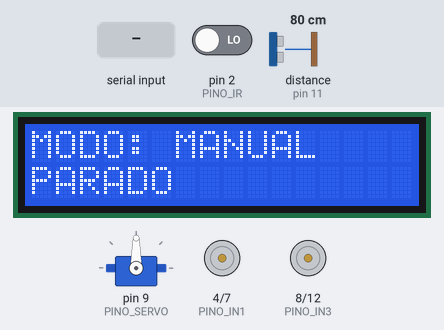
A sketch run on a simulated Arduino Uno, built with avr-gcc and run on an emulated ATmega328P. Shown: servo, 16×2 character LCD, motor-driver pin pairs drawn as motors (green arrow = first pin HIGH = forward, orange = second pin HIGH = backward, longer = more drive, scaled by the enable pin). Inputs (shaded band) come from the test bench; at power-on: pin 2 (PINO_IR) LOW, distance to the obstacle (sensor on pin 11) 80 cm. The echo pulse lasts 58.3 µs per cm.

Above: at 2.2 s.
2.3 s: "A\n" received over the second serial link
At 3.87 s:
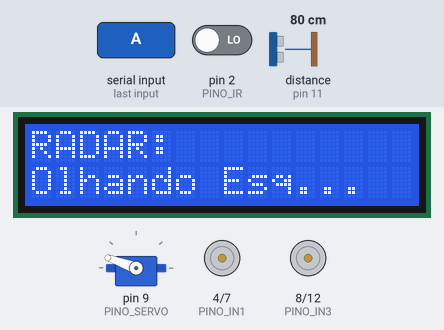
4.7 s: pin 2 (PINO_IR) driven HIGH
At 5.8 s:
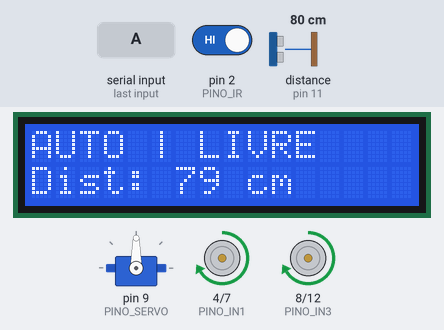
6.4 s: distance to the obstacle (sensor on pin 11) set to 29 cm
At 7.5 s:
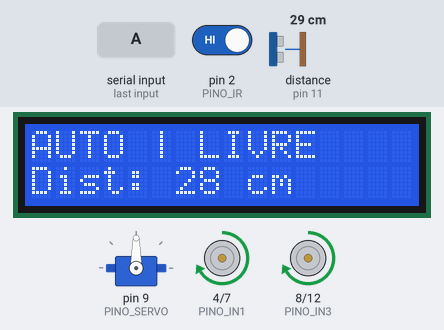
7.9 s: distance to the obstacle (sensor on pin 11) set to 23 cm
At 8.97 s:
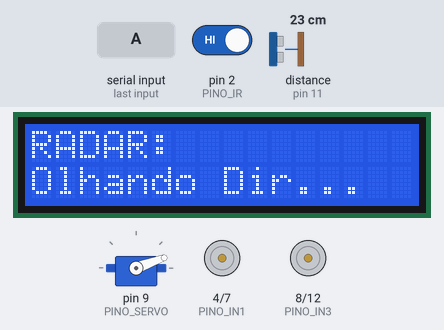
10.9 s: "a\n" received over the second serial link
At 11.13 s:
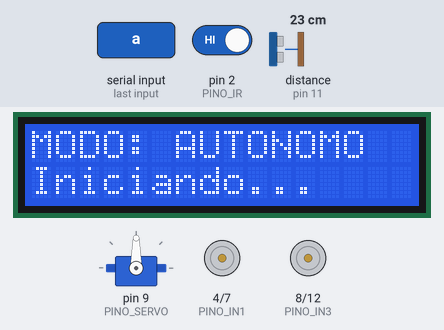
12.4 s: distance to the obstacle (sensor on pin 11) set to 18 cm
At 13.19 s:
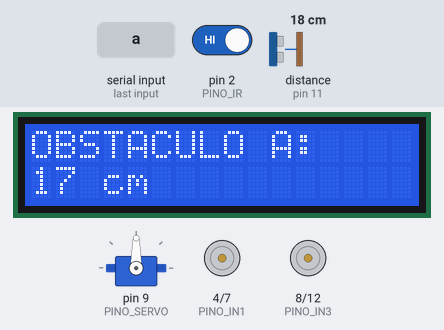
14.5 s: distance to the obstacle (sensor on pin 11) set to 13 cm
Timing chart, 0 to 18.1 s (numbered marks = the images above; inputs shaded):
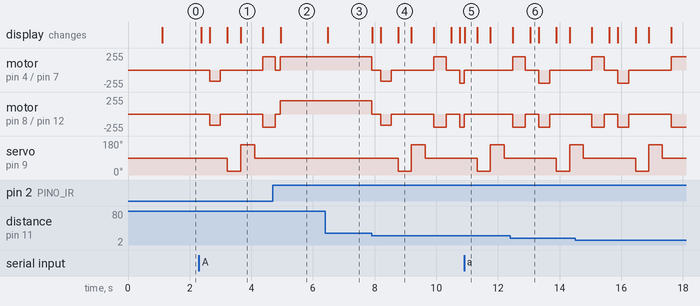

Measured:
- the behaviour switches between 27 and 26 cm on distance to the obstacle (sensor on pin 11) (found by bisection; images 3 and 4)
- after the input at 2.3 s, motor on pin 4 (PINO_IN1) / pin 7 (PINO_IN2): stopped → backward 170/255 after 0.35 s, → stopped 0.35 s later, → forward 200/255 1.4 s later; motor on pin 8 (PINO_IN3) / pin 12 (PINO_IN4): stopped → backward 170/255 after 0.35 s, → stopped 0.35 s later, → backward 200/255 1.4 s later
- after the input at 4.7 s, servo on pin 9 (PINO_SERVO): stays 90° (without the input it goes to 20° after 1.1 s); the display: changes after 0.26 s (image 2)
- after the input at 6.4 s, the display: changes after 0.07 s (image 3)
- after the input at 10.9 s, the display: changes at once (image 5)
- what the display in image 1 shows lasts 0.8 s, from 3.6 s to 4.4 s
- what the display in image 4 shows lasts 0.4 s, from 8.8 s to 9.2 s

The sketch:

robo.ino
```cpp
/*
 * PROJETO: Robô Autônomo e Bluetooth
 * PLATAFORMA: Arduino Uno
 * COMPONENTES: L298N, 2x Motores TT, HC-SR04, Servo 9g, Sensor IR Frontal, HC-05, LCD 16x2 I2C
 */

#include <Wire.h>
#include <LiquidCrystal_I2C.h>
#include <Servo.h>
#include <SoftwareSerial.h>

// =========================================================================
// 1. DEFINIÇÃO DE PINOS
// =========================================================================

// Ponte H L298N (Pinos 5 e 6 usam Timer0, evitando conflito com a Servo.h no Timer1)
const int PINO_ENA = 5;  // PWM Velocidade Motor Esquerdo
const int PINO_IN1 = 4;  // Direção Motor Esquerdo
const int PINO_IN2 = 7;  // Direção Motor Esquerdo
const int PINO_IN3 = 8;  // Direção Motor Direito
const int PINO_IN4 = 12; // Direção Motor Direito
const int PINO_ENB = 6;  // PWM Velocidade Motor Direito

// Sensores e Atuadores
const int PINO_SERVO = 9;
const int PINO_TRIG  = 10;
const int PINO_ECHO  = 11;
const int PINO_IR    = 2; // Sensor Infravermelho (LOW = Obstáculo detectado)

// Bluetooth HC-05 (RX = Pino 3, TX = Pino 13)
const int PINO_BT_RX = 3;
const int PINO_BT_TX = 13;

// =========================================================================
// 2. CONSTANTES DE CALIBRAÇÃO E AJUSTE FINO
// =========================================================================
const int VELOCIDADE_RETA  = 170; // 0 a 255 (Ajuste conforme a tensão da sua bateria)
const int VELOCIDADE_CURVA = 200; // Mais força para vencer o atrito no giro
const int DISTANCIA_MINIMA = 25;  // Distância em cm para acionar o desvio

// Ângulos do Servo Motor (Ajuste se o seu servo ficar levemente desalinhado)
const int ANGULO_CENTRO   = 90;
const int ANGULO_DIREITA  = 20;
const int ANGULO_ESQUERDA = 160;

// =========================================================================
// 3. OBJETOS E VARIÁVEIS GLOBAIS
// =========================================================================
LiquidCrystal_I2C lcd(0x27, 16, 2); // Se não exibir texto, teste o endereço 0x3F
Servo radarServo;
SoftwareSerial bluetooth(PINO_BT_RX, PINO_BT_TX);

bool modoAutonomo = false; // Inicia em Modo Manual por segurança
char ultimoComandoBT = 'S';
unsigned long ultimaAtualizacaoDisplay = 0;

// =========================================================================
// 4. CONFIGURAÇÃO INICIAL (SETUP)
// =========================================================================
void setup() {
  Serial.begin(9600);
  bluetooth.begin(9600);

  // Configuração dos pinos da Ponte H
  pinMode(PINO_ENA, OUTPUT);
  pinMode(PINO_ENB, OUTPUT);
  pinMode(PINO_IN1, OUTPUT);
  pinMode(PINO_IN2, OUTPUT);
  pinMode(PINO_IN3, OUTPUT);
  pinMode(PINO_IN4, OUTPUT);

  // Configuração dos Sensores
  pinMode(PINO_TRIG, OUTPUT);
  pinMode(PINO_ECHO, INPUT);
  pinMode(PINO_IR, INPUT);

  // Garante motores parados na inicialização
  pararMotores();

  // Inicializa e centraliza o Servo
  radarServo.attach(PINO_SERVO);
  radarServo.write(ANGULO_CENTRO);

  // Inicializa o Display LCD I2C
  lcd.init();
  lcd.backlight();
  atualizarDisplay("SISTEMA PRONTO", "MODO: MANUAL");
  delay(1000);
}

// =========================================================================
// 5. LOOP PRINCIPAL
// =========================================================================
void loop() {
  // 1. Verifica constantemente se chegaram comandos via Bluetooth
  verificarBluetooth();

  // 2. Executa a máquina de estados conforme o modo selecionado
  if (modoAutonomo) {
    executarModoAutonomo();
  } else {
    executarModoManual();
  }
}

// =========================================================================
// 6. LEITURA BLUETOOTH E CONTROLE MANUAL
// =========================================================================
void verificarBluetooth() {
  while (bluetooth.available() > 0) {
    char cmd = bluetooth.read();

    // Ignora quebras de linha enviadas por alguns aplicativos
    if (cmd == '\n' || cmd == '\r') continue;

    // Comandos de troca de modo
    if (cmd == 'A' || cmd == 'a' || cmd == 'X') {
      modoAutonomo = true;
      pararMotores();
      radarServo.write(ANGULO_CENTRO);
      atualizarDisplay("MODO: AUTONOMO", "Iniciando...");
    }
    else if (cmd == 'M' || cmd == 'm' || cmd == 'x') {
      modoAutonomo = false;
      ultimoComandoBT = 'S';
      pararMotores();
      radarServo.write(ANGULO_CENTRO);
      atualizarDisplay("MODO: MANUAL", "Aguardando cmd");
    }
    else if (!modoAutonomo) {
      // Se estiver no modo manual, registra o comando de direção
      ultimoComandoBT = toupper(cmd);
    }
  }
}

void executarModoManual() {
  bool irDetectou = (digitalRead(PINO_IR) == LOW);

  switch (ultimoComandoBT) {
    case 'F':
      // Proteção opcional: impede colisão frontal se o IR detectar algo colado ao chassi
      if (irDetectou) {
        pararMotores();
        atualizarDisplayPeriodico("MODO: MANUAL", "BLOQUEIO IR!");
      } else {
        moverFrente(VELOCIDADE_RETA);
        atualizarDisplayPeriodico("MODO: MANUAL", "DIR: FRENTE");
      }
      break;

    case 'B':
      moverTras(VELOCIDADE_RETA);
      atualizarDisplayPeriodico("MODO: MANUAL", "DIR: RE");
      break;

    case 'L':
      girarEsquerda(VELOCIDADE_CURVA);
      atualizarDisplayPeriodico("MODO: MANUAL", "DIR: ESQUERDA");
      break;

    case 'R':
      girarDireita(VELOCIDADE_CURVA);
      atualizarDisplayPeriodico("MODO: MANUAL", "DIR: DIREITA");
      break;

    case 'S':
    default:
      pararMotores();
      atualizarDisplayPeriodico("MODO: MANUAL", "PARADO");
      break;
  }
}

// =========================================================================
// 7. LÓGICA DE NAVEGAÇÃO AUTÔNOMA (RADAR + SENSOR IR)
// =========================================================================
void executarModoAutonomo() {
  int distanciaFrente = lerDistanciaCM();
  bool obstaculoIR = (digitalRead(PINO_IR) == LOW); // Maioria dos sensores IR ativa em LOW

  // Verifica se há bloqueio pelo Ultrassônico OU pelo Sensor IR Frontal
  if (distanciaFrente <= DISTANCIA_MINIMA || obstaculoIR) {
    pararMotores();

    if (obstaculoIR) {
      atualizarDisplay("ALERTA IR!", "Obstaculo Perto");
    } else {
      atualizarDisplay("OBSTACULO A:", String(distanciaFrente) + " cm");
    }

    if (!aguardarComEscutaBT(250)) return; // Se mudou para Manual no celular, aborta manobra

    // Dá uma leve ré para abrir espaço de manobra
    atualizarDisplay("MANOBRA:", "Recuando...");
    moverTras(VELOCIDADE_RETA);
    if (!aguardarComEscutaBT(350)) return;
    pararMotores();
    if (!aguardarComEscutaBT(200)) return;

    // Varredura do Radar: Olha para a Direita
    atualizarDisplay("RADAR:", "Olhando Dir...");
    radarServo.write(ANGULO_DIREITA);
    if (!aguardarComEscutaBT(400)) return;
    int distDireita = lerDistanciaCM();

    // Varredura do Radar: Olha para a Esquerda
    atualizarDisplay("RADAR:", "Olhando Esq...");
    radarServo.write(ANGULO_ESQUERDA);
    if (!aguardarComEscutaBT(450)) return;
    int distEsquerda = lerDistanciaCM();

    // Retorna o Servo para o centro
    radarServo.write(ANGULO_CENTRO);
    if (!aguardarComEscutaBT(250)) return;

    // Tomada de Decisão baseada nas leituras
    if (distDireita < 15 && distEsquerda < 15) {
      // Beco sem saída: Gira 180 graus
      atualizarDisplay("BECO SEM SAIDA", "Meia volta...");
      girarDireita(VELOCIDADE_CURVA);
      if (!aguardarComEscutaBT(700)) return;
    }
    else if (distDireita >= distEsquerda) {
      // Caminho da direita está mais livre
      atualizarDisplay("DESVIANDO:", ">>> Direita");
      girarDireita(VELOCIDADE_CURVA);
      if (!aguardarComEscutaBT(400)) return;
    }
    else {
      // Caminho da esquerda está mais livre
      atualizarDisplay("DESVIANDO:", "<<< Esquerda");
      girarEsquerda(VELOCIDADE_CURVA);
      if (!aguardarComEscutaBT(400)) return;
    }

    pararMotores();
    if (!aguardarComEscutaBT(150)) return;

  } else {
    // Caminho livre: segue em frente e exibe a distância em tempo real
    moverFrente(VELOCIDADE_RETA);
    atualizarDisplayPeriodico("AUTO | LIVRE", "Dist: " + String(distanciaFrente) + " cm");
  }
}

// =========================================================================
// 8. FUNÇÕES DE LEITURA DE SENSORES E UTILITÁRIOS
// =========================================================================
int lerDistanciaCM() {
  digitalWrite(PINO_TRIG, LOW);
  delayMicroseconds(2);
  digitalWrite(PINO_TRIG, HIGH);
  delayMicroseconds(10);
  digitalWrite(PINO_TRIG, LOW);

  // Timeout de 25000 us (~4 metros) evita que o código trave se o eco se perder
  long duracao = pulseIn(PINO_ECHO, HIGH, 25000);

  if (duracao == 0) {
    return 250; // Se não houve eco dentro do limite, assume caminho livre (250 cm)
  }
  return duracao * 0.034 / 2;
}

// Função de delay inteligente: espera o tempo da manobra mas continua escutando o Bluetooth
bool aguardarComEscutaBT(unsigned long tempoMS) {
  unsigned long inicio = millis();
  while (millis() - inicio < tempoMS) {
    verificarBluetooth();
    if (!modoAutonomo) {
      pararMotores();
      return false; // Interrompe imediatamente se o usuário assumiu o controle manual
    }
  }
  return true;
}

void atualizarDisplay(String linha1, String linha2) {
  lcd.clear();
  lcd.setCursor(0, 0);
  lcd.print(linha1);
  lcd.setCursor(0, 1);
  lcd.print(linha2);
}

void atualizarDisplayPeriodico(String linha1, String linha2) {
  if (millis() - ultimaAtualizacaoDisplay >= 300) {
    ultimaAtualizacaoDisplay = millis();
    atualizarDisplay(linha1, linha2);
  }
}

// =========================================================================
// 9. FUNÇÕES DE CONTROLE DOS MOTORES (PONTE H L298N)
// =========================================================================
void moverFrente(int velocidade) {
  analogWrite(PINO_ENA, velocidade);
  analogWrite(PINO_ENB, velocidade);
  digitalWrite(PINO_IN1, HIGH);
  digitalWrite(PINO_IN2, LOW);
  digitalWrite(PINO_IN3, HIGH);
  digitalWrite(PINO_IN4, LOW);
}

void moverTras(int velocidade) {
  analogWrite(PINO_ENA, velocidade);
  analogWrite(PINO_ENB, velocidade);
  digitalWrite(PINO_IN1, LOW);
  digitalWrite(PINO_IN2, HIGH);
  digitalWrite(PINO_IN3, LOW);
  digitalWrite(PINO_IN4, HIGH);
}

void girarEsquerda(int velocidade) {
  analogWrite(PINO_ENA, velocidade);
  analogWrite(PINO_ENB, velocidade);
  // Motor Esquerdo recua, Motor Direito avança
  digitalWrite(PINO_IN1, LOW);
  digitalWrite(PINO_IN2, HIGH);
  digitalWrite(PINO_IN3, HIGH);
  digitalWrite(PINO_IN4, LOW);
}

void girarDireita(int velocidade) {
  analogWrite(PINO_ENA, velocidade);
  analogWrite(PINO_ENB, velocidade);
  // Motor Esquerdo avança, Motor Direito recua
  digitalWrite(PINO_IN1, HIGH);
  digitalWrite(PINO_IN2, LOW);
  digitalWrite(PINO_IN3, LOW);
  digitalWrite(PINO_IN4, HIGH);
}

void pararMotores() {
  analogWrite(PINO_ENA, 0);
  analogWrite(PINO_ENB, 0);
  digitalWrite(PINO_IN1, LOW);
  digitalWrite(PINO_IN2, LOW);
  digitalWrite(PINO_IN3, LOW);
  digitalWrite(PINO_IN4, LOW);
}
```
